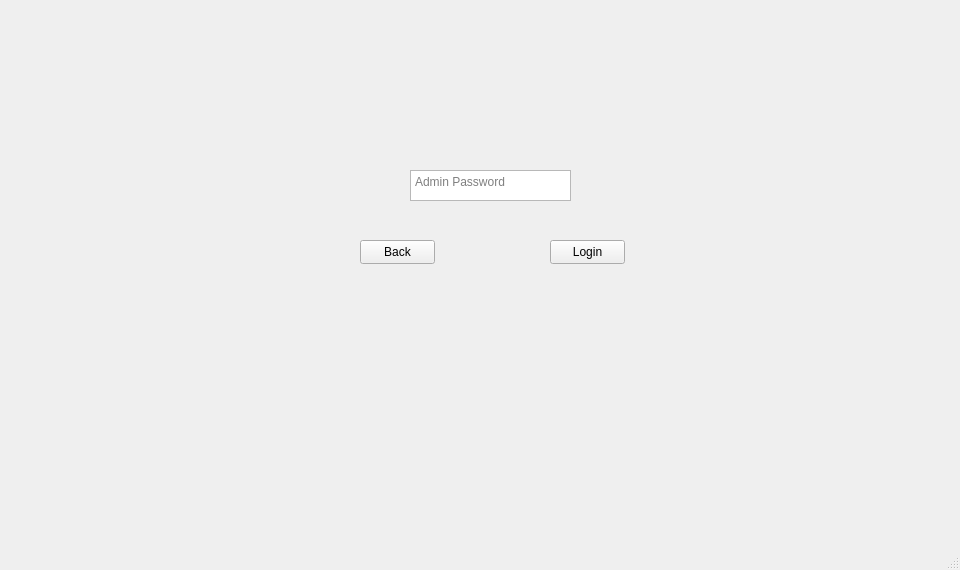
<?xml version="1.0" encoding="UTF-8"?>
<ui version="4.0">
 <class>LoginAdminClass</class>
 <widget class="QMainWindow" name="LoginAdminClass">
  <property name="geometry">
   <rect>
    <x>0</x>
    <y>0</y>
    <width>960</width>
    <height>570</height>
   </rect>
  </property>
  <property name="minimumSize">
   <size>
    <width>960</width>
    <height>570</height>
   </size>
  </property>
  <property name="maximumSize">
   <size>
    <width>960</width>
    <height>570</height>
   </size>
  </property>
  <property name="windowTitle">
   <string>MainWindow</string>
  </property>
  <widget class="QWidget" name="centralwidget">
   <widget class="QTextEdit" name="password">
    <property name="geometry">
     <rect>
      <x>410</x>
      <y>170</y>
      <width>161</width>
      <height>31</height>
     </rect>
    </property>
    <property name="placeholderText">
     <string>Admin Password</string>
    </property>
   </widget>
   <widget class="QPushButton" name="back">
    <property name="geometry">
     <rect>
      <x>360</x>
      <y>240</y>
      <width>75</width>
      <height>24</height>
     </rect>
    </property>
    <property name="text">
     <string>Back</string>
    </property>
   </widget>
   <widget class="QPushButton" name="login">
    <property name="geometry">
     <rect>
      <x>550</x>
      <y>240</y>
      <width>75</width>
      <height>24</height>
     </rect>
    </property>
    <property name="text">
     <string>Login</string>
    </property>
   </widget>
  </widget>
  <widget class="QMenuBar" name="menubar">
   <property name="geometry">
    <rect>
     <x>0</x>
     <y>0</y>
     <width>960</width>
     <height>22</height>
    </rect>
   </property>
  </widget>
  <widget class="QStatusBar" name="statusbar"/>
 </widget>
 <resources/>
 <connections/>
</ui>
